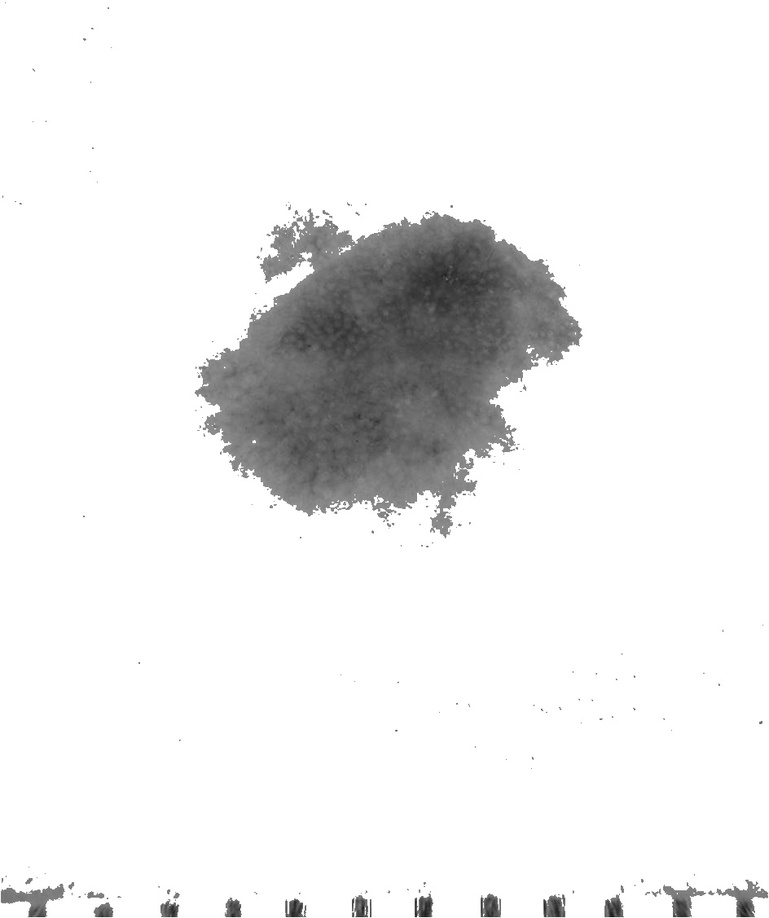
#> input picture nml/images/malignant-grey/m57grey.jpg, 769 x 918 px, shrunk from 944 x 1127 before the run, found by its file name
$ python Main.py   (older library calls are emulated)
#> lines starting #> are read from the running program, lines starting #| are printed output that depends on the picture; after the words box and inside, x2 and y2 are one past the last pixel; in counts of white or black regions, pixels touching at a corner belong together
from WorkingPys.CutPic import cut_images
from WorkingPys.K2means import *
from WorkingPys.SymetryTest import symetry_test

print("NoMOle - start image processing")

######################################################################

print("cuting malignant images")
#input_path = r"C:\Users\ofir arzi\Dropbox\NoMolePic\malignant\malignant"
#output_path = r"C:\Users\ofir arzi\Dropbox\NoMolePic\malignant\malignantcut"
#cut_images(input_path, output_path)

print("cuting benign images")
#input_path = r"C:\Users\ofir arzi\Dropbox\NoMolePic\benign\benign"
#output_path = r"C:\Users\ofir arzi\Dropbox\NoMolePic\benign\benigncut"
#cut_images(input_path, output_path)


######################################################################
print("K2means on malignant moles")
#input_path = r"C:\Users\ofir arzi\Desktop\NoMole\NoMole\nml\images\malignant"
#output_path = r"C:\Users\ofir arzi\Desktop\NoMole\NoMole\nml\images\k2m-malignant"
#kmeans_on_array(input_path, output_path, 2)


print("K2means on benign moles")
#input_path = r"C:\Users\ofir arzi\Dropbox\NoMolePic\benign\benigncut"
#output_path = r"C:\Users\ofir arzi\Dropbox\NoMolePic\benign\benign-k2m"
#kmeans_on_array(input_path, output_path, 2)

#########################################################################

print("malignant - color to grey scale")
#input_path = r"C:\Users\ofir arzi\Dropbox\NoMolePic\malignant\malignantcut"
#output_path = r"C:\Users\ofir arzi\Dropbox\NoMolePic\malignant\malignant-grey"

#extraxt_mole_grayscale_array(input_path, output_path)

print("benign - color to grey scale")
# [30 lines of commented-out code are left out]

print("K3means on malignant moles")
#input_path = r"C:\Users\ofir arzi\Desktop\NoMole\NoMole\nml\images\malignant"
#output_path = r"C:\Users\ofir arzi\Desktop\NoMole\NoMole\nml\images\k3m-malignant"
#kmeans_on_array(input_path, output_path, 3)


print("K3means on benign moles")
#input_path = r"C:\Users\ofir arzi\Dropbox\NoMolePic\benign\benigncut"
#output_path = r"C:\Users\ofir arzi\Dropbox\NoMolePic\benign\k2m-benign"
#kmeans_on_array(input_path, output_path,2)


#############################################################################

print("Malignant border")

input_path = r"C:\Users\ofir arzi\Desktop\NoMole\NoMole\nml\images\malignant-grey"


img = cv2.imread(r"C:\Users\ofir arzi\Desktop\NoMole\NoMole\nml\images\malignant-grey\m57grey.jpg")
#> img is the input picture: shape (918, 769, 3); min 15, max 255, mean 237.1
imgray = cv2.cvtColor(img,cv2.COLOR_BGR2GRAY)
ret, thresh = cv2.threshold(imgray, 127, 255, 0)
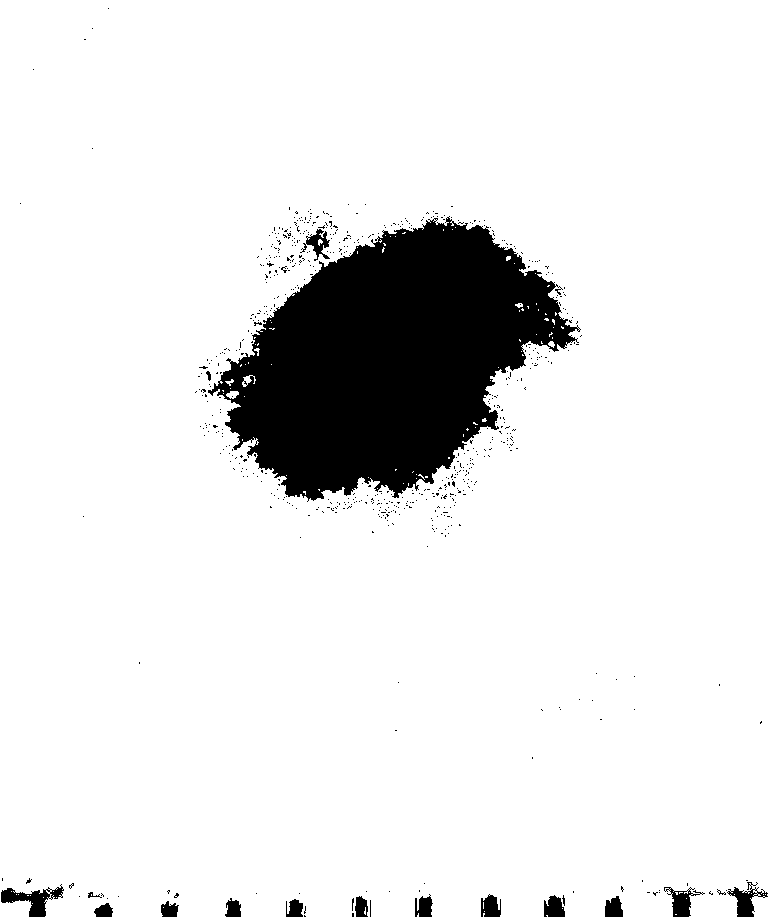
#> thresh: shape (918, 769); 90.5% white; 647 black regions (631 under 20 px)

im2, contours, hierarchy = cv2.findContours(thresh, cv2.RETR_TREE, cv2.CHAIN_APPROX_SIMPLE )
#> contours = 1021 contours, 986 with area under 20; largest, box (x1, y1, x2, y2) and area: (0, 0, 769, 918) 704256, (207, 216, 580, 502) 62396, (0, 887, 51, 918) 795, (727, 886, 758, 918) 524, (669, 887, 694, 918) 513

#> (the run stopped early here; a loop or call above may not have finished)
